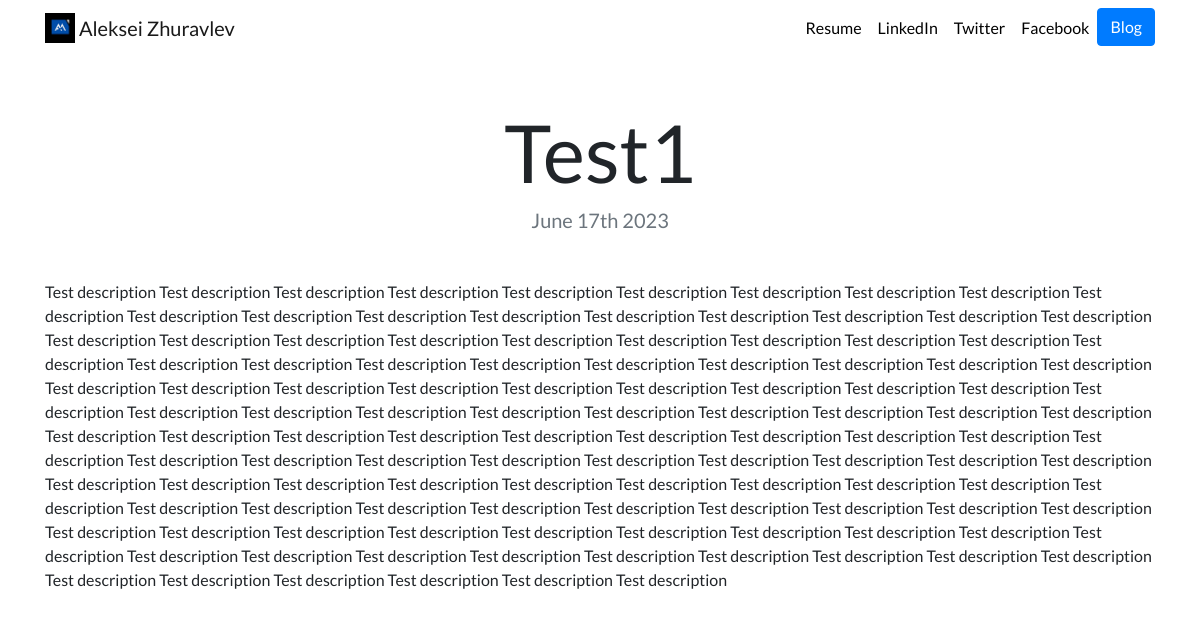
Page /blog/1/ on the committed database.
### blog/models.py (models this page shows, shortened)
class Blog(models.Model):
    title = models.CharField(max_length=200)
    description = models.TextField()
    date = models.DateField()

### blog/views.py (the view)
# urls.py: path('<int:blog_id>/', views.detail, name='detail'),
def detail(request, blog_id):
    blog = get_object_or_404(Blog, pk=blog_id)
    return render(request, 'blog/detail.html', {'blog': blog})

### blog/templates/blog/detail.html
{% extends "portfolio/base.html" %}
{% load static %}
{% block content %}
<h1 class="text-center mt-5" id="blogdetailtitle">{{ blog.title }}</h1>
<h5 class="text-center text-muted mb-5">{{ blog.date|date:'F jS Y' }}</h5>
{{ blog.description|safe }}
{% endblock %}

### portfolio/static/portfolio/custom.css (style rules this page uses)
body { font-family: 'Lato', sans-serif; }
@media (min-width: 992px) { #blogdetailtitle { font-size: 5rem; } }

### rows in the picture
Blog: title "Test1", date "June 17th 2023", description "Test description Test description Test description Test description Test description Test description Test description Test description Test description Test description Test description Test description Test description Test description Test description Test description Test description Test description Test description Test description Test description Test description Test description Test description Test description Test description Test description Test description Test description Test description Test description Test description Test description Test description Test description Test description Test description Test description Test description Test description Test description…"
